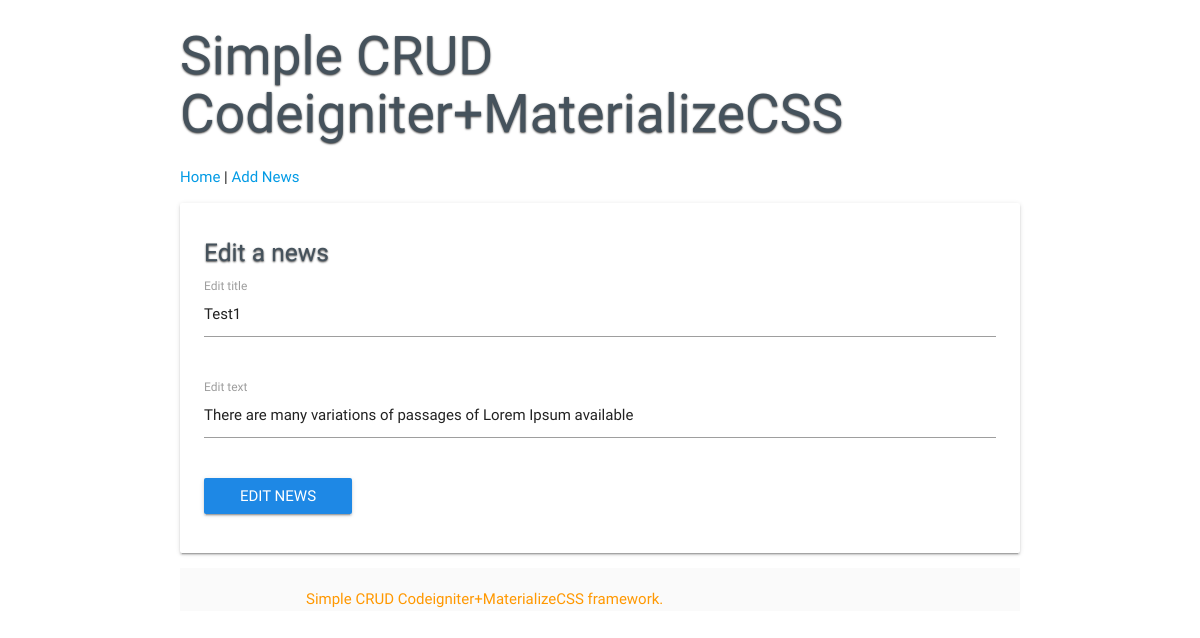
Screenshot of /index.php/news/edit/1 with the database file from the repository.
### tables this page shows
CREATE TABLE `news` (
  `id` int(11) NOT NULL,
  `title` varchar(128) NOT NULL,
  `slug` varchar(128) NOT NULL,
  `text` text NOT NULL
);

### application/controllers/News.php (called while the page is built, shortened)
<?php
class News extends CI_Controller {
    public function __construct()
    {
        $this->load->model('news_model');
        $this->load->helper('url_helper');
    }
    public function edit()
    {
        $id = $this->uri->segment(3);
        $this->load->helper('form');
        $this->load->library('form_validation');
        $data['title'] = 'Edit a news';
        $data['news_item'] = $this->news_model->get_news_by_id($id);
        $this->form_validation->set_rules('title', 'Title', 'required');
        $this->form_validation->set_rules('text', 'Text', 'required');
        if ($this->form_validation->run() === FALSE)
        {
            $this->load->view('templates/header', $data);
            $this->load->view('news/edit', $data);
            $this->load->view('templates/footer');
        }
        else
        {
            $this->news_model->set_news($id);
            redirect( base_url() . 'index.php/news');
        }
    }
}

### index.php (called while the page is built, shortened)
<?php
require_once BASEPATH.'core/CodeIgniter.php';

### application/models/News_model.php (called while the page is built, shortened)
<?php
class News_model extends CI_Model {
    public function get_news_by_id($id = 0)
    {
        $query = $this->db->get_where('news', array('id' => $id));
        return $query->row_array();
    }
}

### application/views/news/edit.php (the view, shortened to what this page needs)
<div class="card col s12">
<div class="card-content">
<h5 class="text-shadow"><?php echo $title; ?></h5>
<?php echo form_open('news/edit/'.$news_item['id']); ?>
	  <div class="row">
        <div class="input-field col s12">
          <label for="title">Edit title</label>
          <input name="title" type="text" value="<?php echo $news_item['title'] ?>">
        </div>
      </div>
      <div class="row">
        <div class="input-field col s12">
          <input name="text" type="text" value="<?php echo $news_item['text'] ?>">
          <label for="text">Edit text</label>
        </div>
      </div>
	  <button class="waves-effect waves-light btn blue darken-1"><input type="submit" name="submit" value="Edit news"/></button>
</form>
</div>
</div>

### assets/css/style.css (style rules this page uses)
.text-shadow { text-shadow: 0px 1px 2px rgba(0, 0, 0, 0.75); color: #45525C; font-family: 'Comfortaa', sans-serif; }

### rows the page displays
news: title "Test1", text "There are many variations of passages of Lorem Ipsum available"

### other values shown
$title "Edit a news"
